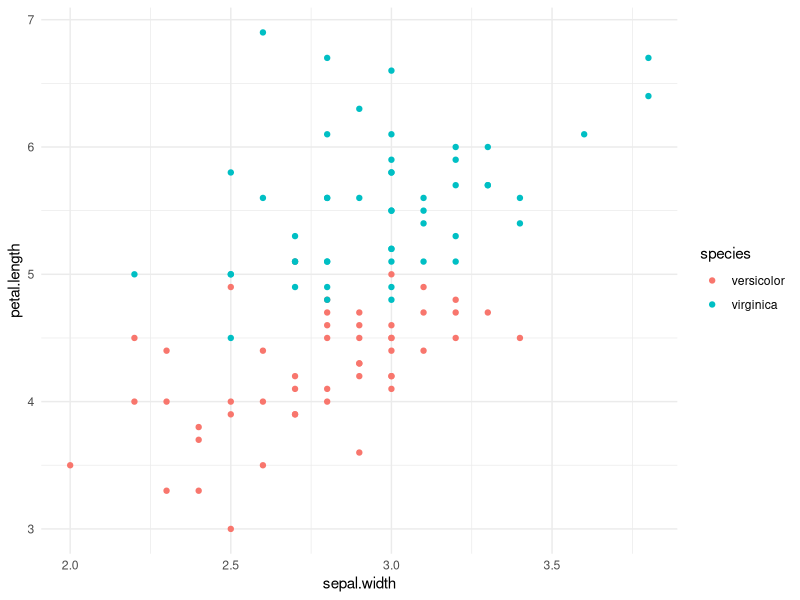

The R script that drew this image:
## ---- chunk 1
knitr::opts_chunk$set(echo = TRUE)
## ---- chunk 2

library(dplyr)
library(ggplot2)
library(broom)

## ---- chunk 3

library(dplyr)

data("iris")

iris_sub <- iris %>%
  rename_all(tolower) %>%
  dplyr::filter(species != "setosa", sepal.length > 2)


## ---- chunk 4

summary_table <- iris_sub %>%
  group_by(species) %>%
  summarize(N = n(),
            mean_slen = mean(sepal.length),
            median_slen = median(sepal.length),
            sd_slen = sd(sepal.length))

## ---- chunk 5

ggplot(aes(sepal.width, petal.length, color = species), data = iris_sub) + 
  geom_point() + 
  theme_minimal()

## ---- chunk 6
lm1 <- lm(petal.length ~ sepal.width + sepal.length, data = iris_sub)

tidy(lm1)
glance(lm1)
